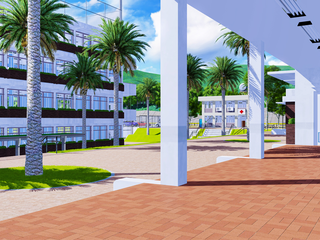
#> input picture art/bg/club.png, 320 x 240 px
$ python mksaveicon.py ../art/bg/club.png out.png
#> lines starting #> are read from the running program, lines starting #| are printed output that depends on the picture
#!/usr/bin/env python3
"""Готовит служебный заголовок сохранения для карты памяти.

  python3 tools/mksaveicon.py save_icon.png data/SYS/SAVEHDR.BIN --title "MY GAME"

Первые два кадра файла сохранения занимает не наши данные, а служебная
структура, которую читает менеджер карт памяти в BIOS: без неё сохранение
выглядит там мусором.

  кадр 0 (128 байт):
     0  "SC"
     2  флаг числа кадров иконки (0x11 = один)
     3  сколько блоков занимает файл
     4  название, 64 байта
    68  резерв, 28 байт
    96  палитра: 16 цветов по 15 бит
  кадр 1 (128 байт):
     иконка 16x16, по 4 бита на пиксель

Про название: менеджер BIOS ожидает японскую кодировку, и кириллицы там
нет. Поэтому в самой карте имя пишется латиницей — внутри игры, на своём
экране сохранений, никаких ограничений нет.
"""

FRAME_EXTRA = 32     # кадр под имя файла на карте

import argparse
import os
import struct

from PIL import Image


def rgb15(r, g, b):
    return (r >> 3) | ((g >> 3) << 5) | ((b >> 3) << 10)


def main():
    ap = argparse.ArgumentParser(description="иконка и заголовок сохранения")
    ap.add_argument("source")
    ap.add_argument("out")
    ap.add_argument("--title", default="SAVE")
    ap.add_argument("--blocks", type=int, default=1)
    ap.add_argument("--savefile", default="BASLUS-VN000SAVE",
                    help="имя файла на карте, попадает в третий кадр")
    args = ap.parse_args()

    im = Image.open(args.source).convert("RGBA")

    # Прозрачность на карте кодируется цветом 0x0000, поэтому подложим
    # чёрный там, где пусто, и зарезервируем под это первый цвет палитры.
    flat = Image.new("RGBA", im.size, (0, 0, 0, 255))
    flat.paste(im, (0, 0), im)
    small = flat.convert("RGB").resize((16, 16), Image.LANCZOS)
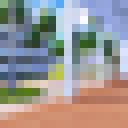
#> small: PIL image 16x16 RGB (shown 8 times larger); mean R, G, B 153.9, 149.7, 148.3

    q = small.quantize(colors=16, method=Image.MEDIANCUT)
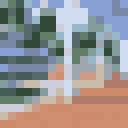
#> q: PIL image 16x16 P (shown 8 times larger); mean R, G, B 152.6, 148.3, 148.1
    pal = (q.getpalette() or [])[:48]
#> pal = 48 values, max 241 at index 2, min 50 at index 45, mean 148.7
    pal += [0] * (48 - len(pal))

    hdr = bytearray(128)
    hdr[0:2] = b"SC"
    hdr[2] = 0x11                      # один кадр иконки
    hdr[3] = args.blocks & 0xFF

    title = args.title.encode("ascii", "replace")[:63]
    hdr[4:4 + len(title)] = title

    for i in range(16):
        struct.pack_into("<H", hdr, 96 + i * 2,
                         rgb15(pal[i * 3], pal[i * 3 + 1], pal[i * 3 + 2]))

    # Иконка: два пикселя в байте, младший полубайт — левый пиксель.
    px = q.load()
    icon = bytearray(128)
    for y in range(16):
        for x in range(0, 16, 2):
            icon[y * 8 + x // 2] = (px[x, y] & 15) | ((px[x + 1, y] & 15) << 4)

    os.makedirs(os.path.dirname(os.path.abspath(args.out)), exist_ok=True)
    # Третий кадр — имя файла на карте. Держим его здесь, а не в коде
    # движка: тогда смена игры не требует правки исходников, и имя не
    # приходится дублировать по нескольким местам.
    name = bytearray(FRAME_EXTRA)
    fn = args.savefile.encode("ascii", "replace")[:19]
    name[0:len(fn)] = fn

    open(args.out, "wb").write(bytes(hdr) + bytes(icon) + bytes(name))

    print(f"{args.out}: заголовок 128 б + иконка 128 б + имя 32 б, "
          f"название '{title.decode()}', файл '{fn.decode()}'")


if __name__ == "__main__":
    main()

$ run again, on art/bg/meadow.png
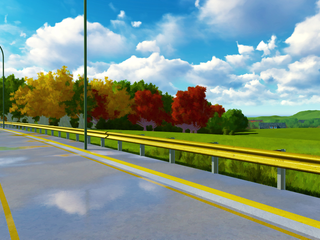
#> input picture art/bg/meadow.png, 320 x 240 px
#> in main, `small = flat.convert("RGB").resize((16, 16), Image.LANCZOS)`:
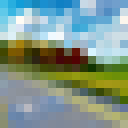
#> small: PIL image 16x16 RGB (shown 8 times larger); mean R, G, B 128.4, 151.1, 140
#> in main, `q = small.quantize(colors=16, method=Image.MEDIANCUT)`:
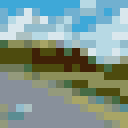
#> q: PIL image 16x16 P (shown 8 times larger); mean R, G, B 128.2, 150.4, 142.1
#> pal = 48 values, max 237 at index 2, min 7 at index 47, mean 138.3

$ run again, on art/bg/uni.png
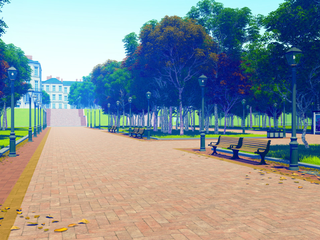
#> input picture art/bg/uni.png, 320 x 240 px
#> in main, `small = flat.convert("RGB").resize((16, 16), Image.LANCZOS)`:
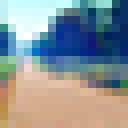
#> small: PIL image 16x16 RGB (shown 8 times larger); mean R, G, B 135.7, 146.8, 150.6
#> in main, `q = small.quantize(colors=16, method=Image.MEDIANCUT)`:
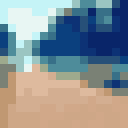
#> q: PIL image 16x16 P (shown 8 times larger); mean R, G, B 136.2, 145.7, 149.6
#> pal = 48 values, max 247 at index 8, min 9 at index 45, mean 142
